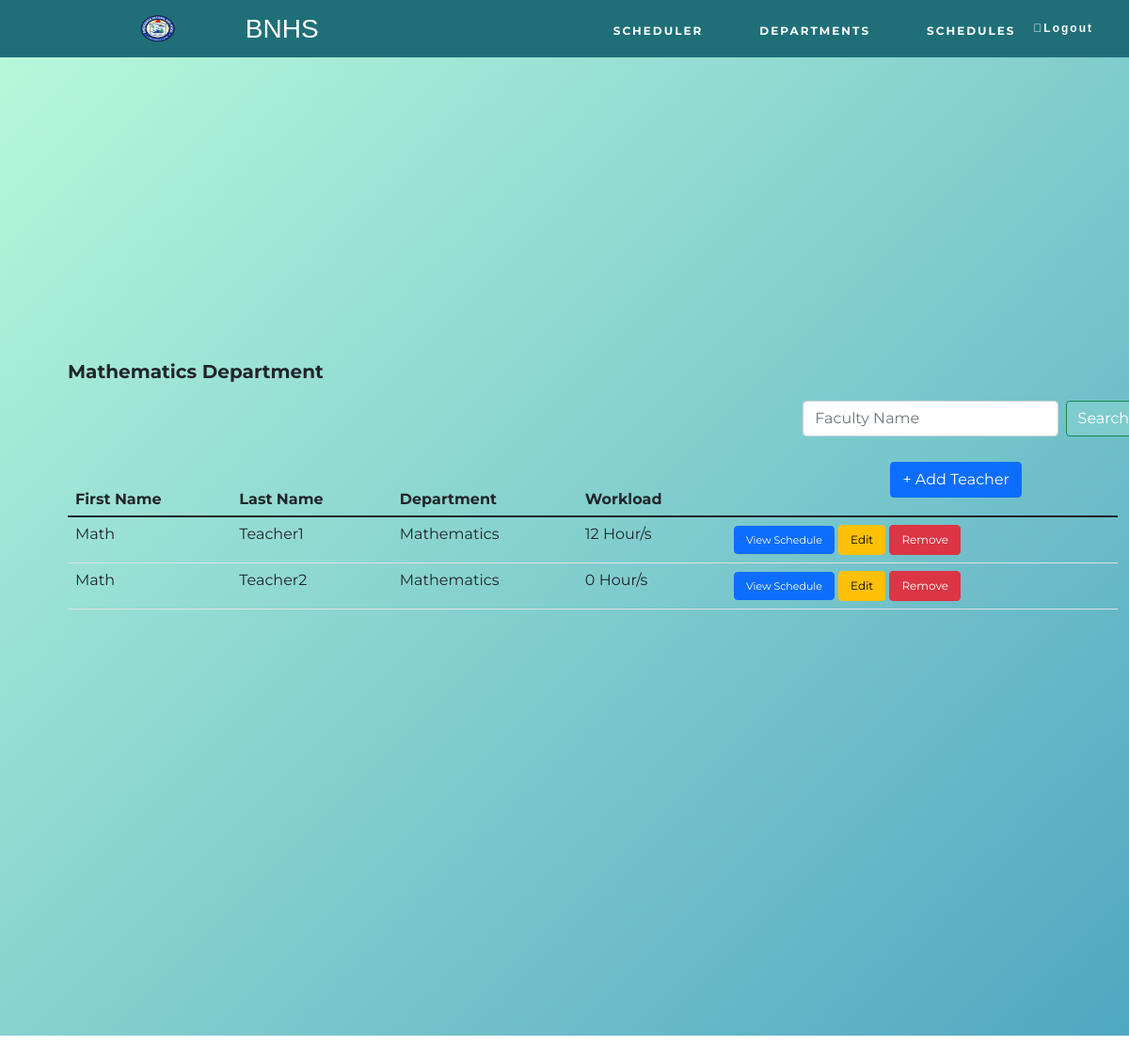
The app's page /teacher.php?dept=Mathematics with its own data.
### tables this page shows
CREATE TABLE IF NOT EXISTS `teacher` (
  `id` int NOT NULL AUTO_INCREMENT,
  `firstName` varchar(32) NOT NULL,
  `lastName` varchar(32) NOT NULL,
  `dept` varchar(32) NOT NULL,
  `workload` float NOT NULL,
  PRIMARY KEY (`id`)
);

### includes/connection/DatabaseFunctions.php (called while the page is built, shortened)
<?php
function retrieveAllId($pdo, $table, $primaryKey, $value) {
    $query = 'SELECT * FROM `' . $table . '`
              WHERE `' . $primaryKey . '` = :value';
    $parameters = [
        'value' => $value
    ];
    $query = query($pdo, $query, $parameters);
    return $query->fetchAll();
}
function query($pdo, $sql, $parameters = []) {
    $query = $pdo->prepare($sql);
    $query->execute($parameters);
    return $query;
}
?>

### includes/templates/teacher.html.php (the view, shortened to what this page needs)
<link rel="stylesheet" type="text/css" href="./includes/templates/css/teacher.css">
<?php
$isSetDept = isset($_GET['dept']);
$output = ' <div class="container"> ';
	if($isSetDept)
		$output .= ' <p> '.$dept.' Department</p> ';
	else
		$output .= ' <p>Search Results : '.$search.'</p> ';
$output .= '
	<form action="teacher.php" method="get" class="d-flex" style="margin-left:70%;">
		<input class="form-control me-2" type="text" name="search" placeholder="Faculty Name" aria-label="Search">
		<button class="btn btn-outline-success" type="submit" style="color:white; background:#7ECBCD;"type="submit">Search</button>
	</form>
';
if($isSetDept) {
	$output .= '
		<div class="add">
			<button type="button" class="btn btn-primary" data-bs-toggle="modal" data-bs-target="#exampleModal">+ Add Teacher</button>
		</div>
		<div class="modal fade" id="exampleModal" tabindex="-1" aria-labelledby="exampleModalLabel" aria-hidden="true">
			<div class="modal-dialog">
			<div class="modal-content">
				<div class="modal-header">
					<h5 class="modal-title" id="exampleModalLabel">New Entry</h5>
					<button type="button" class="btn-close" data-bs-dismiss="modal" aria-label="Close"></button>
				</div>
				<form action="teacher.php?search='.$dept.'" method="post">
				<div class="modal-body">
					<div class="input-group input-group-sm mb-3">
						<span class="input-group-text">First Name</span>
						<input type="text" aria-label="First name" name="firstName" class="form-control" placeholder="Juan" required><br>
					</div>
					<div class="input-group input-group-sm mb-3">
						<span class="input-group-text">Last name</span>
						<input type="text" aria-label="Last name" name="lastName" class="form-control" placeholder="dela Cruz" required><br>
					</div>
					<div class="input-group input-group-sm mb-3">
						<span class="input-group-text">Department</span>
						<select name="dept">
							<option value="'.$dept.'">'.$dept.'</option>
						</select>
					</div>
					<div class="input-group input-group-sm mb-3">
						<span class="input-group-text">Adviser of </span>
						<select name="advising">
						<option disable selected>Select Grade & Section</option>
	';
	for($i = 7; $i <= 10; $i++) {
		$gradeLevel = retrieveAllId($pdo, 'grade_level', 'grade', $i);
		foreach($gradeLevel as $gradeSection) {
			$output .= '
				<option value="'.$gradeSection['id'].'">
				'.$gradeSection['grade']. ' - ' . $gradeSection['section'] .'
				</option>
			';
		}
	}
	$output .= '
					</select>
				</div>
				<div class="input-group input-group-sm mb-3">
					<span class="input-group-text">Department Head of </span>
					<select name="">
						<option value="tbd">To be decided</option>
						<option value="'.$dept.'">'.$dept.'</option>
					</select>
				</div>
			</div>
			<div class="modal-footer">
				<button type="submit" class="btn btn-primary" name="newEntry" value="newEntry">Save changes</button>
				<button type="button" class="btn btn-secondary" data-bs-dismiss="modal">Close</button>
			</div>
			</form>
		</div>
		</div>
	</div>
	';
}
$output .= '
	<div class="table1">
	<table class="table table-hover">
		<thead>
			<tr>
				<th scope="col">First Name</th>
				<th scope="col">Last Name</th>
				<th scope="col">Department</th>
				<th scope="col">Workload</th>
			</tr>
		</thead>
		<tbody>
';
if($isSetDept) {
	$query = $dept;
	$result = retrieveAllId($pdo, 'teacher', 'dept', $dept);
}
else {
	$query = $search;
	$result = searchName($pdo, 'teacher', $search);
}
foreach($result as $row) {
	$output .= '
			<tr>
				<td> '.$row['firstName'].' </td>
				<td> '.$row['lastName'].' </td>
				<td> '.$row['dept'].' </td>
				<td> '.$row['workload'].' Hour/s </td>
				<td>
					<a href="teacher_schedule.php?id='.$row['id'].'&dept='.$row['dept'].'#main" class ="btn btn-primary" target="_blank">View Schedule</a>
					<button type="submit" class="btn btn-warning" name="updateEntry" value="updateEntry" data-bs-toggle="modal" data-bs-target="#a'.$row['id'].'">Edit</button>
					<div class="modal fade" id="a'.$row['id'].'" tabindex="-1" aria-labelledby="a'.$row['id'].'" aria-hidden="true">
						<div class="modal-dialog">
						<div class="modal-content">
								<h5 class="modal-title" id="a'.$row['id'].'">Edit Entry</h5>
							<form action="teacher.php?search='.$query.'" method="post">
							<div class="modal-body">
									<input type="text" aria-label="First name" name="firstName" class="form-control" value="'.$row['firstName'].'" required><br>
									<input type="text" aria-label="Last name" name="lastName" class="form-control" value="'.$row['lastName'].'" required><br>
										<option value="'.$row['dept'].'" selected>'.$row['dept'].'</option>
								<div class="input-group input-group-sm mb-3">
									<select name="advising">
	';
	$advising = retrieveId($pdo, 'grade_level', 'adviser_id', $row['id']);
	if(isset($advising['adviser_id'])) {
		$output .= '
										<option value="'.$advising['id'].'">
										'.$advising['grade']. ' - ' . $advising['section'] .'
										</option>
			';
	} else {
		$output .= '
										<option disable selected>
											Select Grade & Section
										</option>
		';
	}
	for($i = 7; $i <= 10; $i++) {
		$gradeLevel = retrieveAllId($pdo, 'grade_level', 'grade', $i);
		foreach($gradeLevel as $advising1) {
			$output .= '
										<option value="'.$advising1['id'].'">
										'.$advising1['grade']. ' - ' . $advising1['section'] .'
										</option>
			';
		}
	}
	$output .= '
									</select>
								</div>
								<div class="input-group input-group-sm mb-3">
									<span class="input-group-text">Department Head of </span>
									<select name="">
										<option value="tbd">To be decided</option>
										<option value="Mathematics">Mathematics</option>
										<option value="Science">Science</option>
										<option value="English">English</option>
										<option value="Filipino">Filipino</option>
										<option value="MAPEH">MAPEH</option>
										<option value="AP">AP</option>
										<option value="ESP">ESP</option>
										<option value="TLE">TLE</option>
									</select>
								</div>
							</div>
							<div class="modal-footer">
								<input type="hidden" name="id" value="'.$row['id'].'">
								<button type="submit" class="btn btn-primary" name="updateEntry" value="updateEntry">Save changes</button>
								<button type="button" class="btn btn-secondary" data-bs-dismiss="modal">Close</button>
							</div>
							</form>
						</div>
						</div>
					</div>
	';
	if($isSetDept)
		$temp = 'dept=' . $dept;
	else
		$temp = 'search=' . $search;
	$output .= '
					<form action="teacher.php?'.$temp.'" method="post" style="display: inline;margin:0; padding:0">
						<input type="hidden" name="id" value="'.$row['id'].'">
						<button type="submit" class="btn btn-danger" name="deleteEntry" value="deleteEntry">Remove</button>
					</form>
				</td>
			</tr>
	';
}
$output .= '
		</tbody>
	</table>
	</div>
</div>
';
?>

### includes/templates/css/teacher.css (style rules this page uses)
.container { position: absolute; top: 20%; left: 5%; font-size: 15px; outline: gray ; height: 100%; width: 80%; }
.container p { font-size: 20px; font-weight: bold; }
.table1 { margin-top: 4%; overflow: auto; height: 60%; }
.table1 tr { height: 40px; }
.table1 td { height: 40px; }
.table1 a { font-size: 11px; }
.table1 button { font-size: 12px; }
form { width: 400px; padding-right: 40px; }
.add button { position: absolute; right: 10%; margin-top: 1%; }

### includes/templates/css/style.css (style rules this page uses)
* { font-family: 'Montserrat', sans-serif; scroll-behavior: smooth; }
body { width: auto; height: 130%; padding: 0; margin: 0; }

### records on screen
teacher: firstName "Math", lastName "Teacher1", dept "Mathematics", workload "12"
teacher: firstName "Math", lastName "Teacher2", dept "Mathematics", workload "0"

### other values on screen
$dept "Mathematics"
